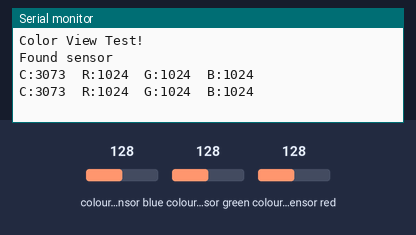
A sketch run on a simulated Arduino Uno, built with avr-gcc and run on an emulated ATmega328P. Shown: the last lines printed to the serial monitor. The test bench sets the inputs (shaded band); at power-on: colour sensor blue 128, colour sensor green 128, colour sensor red 128.

Above: at 6.9 s.
7.0 s: colour sensor blue set to 5
At 9.9 s:
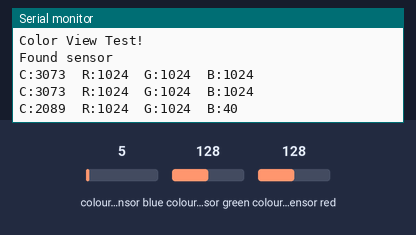
11.5 s: colour sensor green set to 5
At 12.9 s:
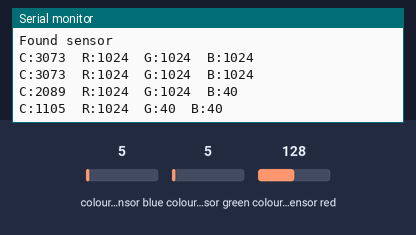
16.0 s: colour sensor red set to 5
At 18.8 s:
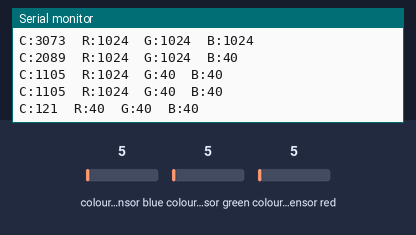
Timing chart, 0 to 20.3 s (numbered marks = the images above; inputs shaded):
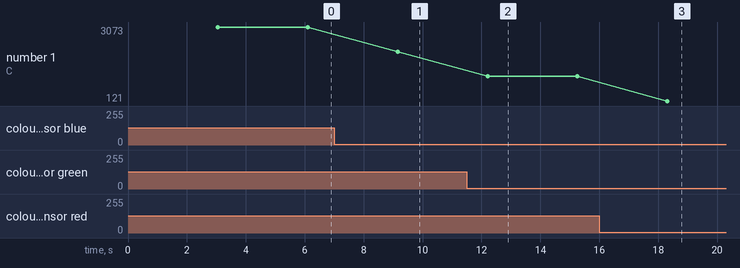

The sketch:

with_light.ino
```cpp
#include <Wire.h>
#include "Adafruit_TCS34725.h"
Adafruit_TCS34725 tcs = Adafruit_TCS34725(TCS34725_INTEGRATIONTIME_50MS, TCS34725_GAIN_4X);
void setup() {
  Serial.begin(9600);
  Serial.println("Color View Test!");
  if (tcs.begin()) {
    Serial.println("Found sensor");
  } else {
    Serial.println("No TCS34725 found ... check your connections");
    while (1); // halt!
  }
}
void loop() {
  uint16_t clear, red, green, blue;
  tcs.setInterrupt(false);      // turn on LED
  delay(3000);  // takes 50ms to read
  tcs.getRawData(&red, &green, &blue, &clear);
  tcs.setInterrupt(true);  // turn off LED
  Serial.print("C:"); Serial.print(clear);
  Serial.print("\tR:"); Serial.print(red);
  Serial.print("\tG:"); Serial.print(green);
  Serial.print("\tB:"); Serial.println(blue);
}
```

Measured:
- after the input at 7.0 s, the serial monitor: prints a new line after 2.2 s (image 1)
- after the input at 11.5 s, the serial monitor: prints a new line after 0.70 s (image 2)
- after the input at 16.0 s, the serial monitor: prints a new line after 2.3 s (image 3)
- plotted number 1: 3073 → 2089 after the input at 7.0 s, 2089 → 1105 after the input at 11.5 s, 1105 → 121 after the input at 16.0 s
